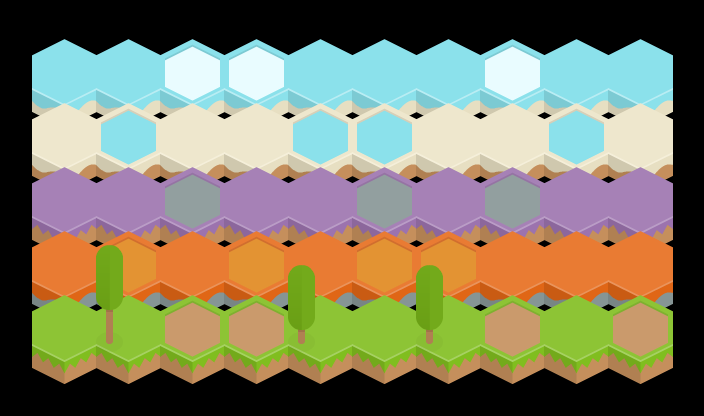

This is a level from a 2D game, rendered from its Tiled map with the project's own tilesets. A one-line summary and the map file follow, with tile-layer data summarised:
An orthogonal 22x13 tile map with 32x32 px tiles, 3 tile layers (FondoBloques, Trampas/Escaleras, ArbolesDelanteros), 12 tilesets and 44 objects.

<map version="1.4" tiledversion="1.4.3" orientation="orthogonal" renderorder="right-down" width="22" height="13" tilewidth="32" tileheight="32" infinite="0" nextlayerid="5" nextobjectid="57">
 <tileset firstgid="1" source="../ResouceMaps/tileGrass.tsx" />
 <tileset firstgid="2" source="../ResouceMaps/tileLava.tsx" />
 <tileset firstgid="3" source="../ResouceMaps/tileMagic.tsx" />
 <tileset firstgid="4" source="../ResouceMaps/tileSand.tsx" />
 <tileset firstgid="5" source="../ResouceMaps/tileWater.tsx" />
 <tileset firstgid="6" source="../ResouceMaps/tileDirt_tile.tsx" />
 <tileset firstgid="7" source="../ResouceMaps/tileAutumn_tile.tsx" />
 <tileset firstgid="8" source="../ResouceMaps/tileSnow_tile.tsx" />
 <tileset firstgid="9" source="../ResouceMaps/tileRock_tile.tsx" />
 <tileset firstgid="10" source="../ResouceMaps/tileWater_tile.tsx" />
 <tileset firstgid="11" source="../ResouceMaps/treeGreen_high.tsx" />
 <tileset firstgid="12" source="../ResouceMaps/treeGreen_low.tsx" />
 <layer id="1" name="FondoBloques" width="22" height="13">
  <data>[286 cells, 50 non-empty, 5 distinct tile ids]</data>
 </layer>
 <layer id="3" name="Trampas/Escaleras" width="22" height="13">
  <data>[286 cells, 18 non-empty, 5 distinct tile ids]</data>
 </layer>
 <layer id="4" name="ArbolesDelanteros" width="22" height="13">
  <data>[286 cells, 3 non-empty, 2 distinct tile ids]</data>
 </layer>
 <objectgroup id="2" name="Collisions">
  <object id="8" x="31.5" y="311.5">
   <polyline points="0,0 -0.5,33 32,49.5 64,35 95.5,50 127.5,33.5 160,50 193,34 225.167,49.5 256.833,34.5 287.833,50.8333 321.833,34.8333 351.167,49.8333 384.5,34.5 417.167,50.8333 449.167,33.5 479.833,49.8333 512.833,33.5 544.833,49.5 576.833,34.1667 607.833,49.5 641.167,34.1667" />
  </object>
  <object id="9" x="31.6667" y="311.333">
   <polyline points="0,0 31.6667,-16 64.6667,-1.66667 93,-15.3333 96.6667,-16.3333 100.333,-14 127.333,-0.666667 160.667,-15 191.333,-1 223.667,-16 255.667,-0.666667 288,-16.3333 319.667,-0.333333 352.333,-15.6667 384,-1.33333 416.333,-16.3333 448.667,-1.33333 480.667,-16.6667 512.333,-1.33333 544.333,-16 576.667,-0.666667" />
  </object>
  <object id="10" x="672.333" y="344.667">
   <polyline points="0,0 0.333333,-98 -31.6667,-113.667 -64.3333,-97.6667 -95.6667,-113.667 -127.667,-98.3333 -161,-114 -192,-99 -224,-113.667 -256.333,-99 -288.333,-113.667 -320.333,-99 -351.667,-114 -384.333,-99 -416,-115 -448,-98.3333 -480.333,-113.667 -512.333,-99 -544.333,-113.333 -575.667,-98.6667" />
  </object>
  <object id="11" x="31.3333" y="247">
   <polyline points="0,0 0.333333,33.6667 29.6667,49" />
  </object>
  <object id="12" x="66.3333" y="296">
   <polyline points="0,0 29.6667,-14.6667 58,-0.333333" />
  </object>
  <object id="13" x="131" y="295.667">
   <polyline points="0,0 29.6667,-14.6667 58.6667,0" />
  </object>
  <object id="14" x="194.667" y="295.667">
   <polyline points="0,0 29.3333,-14 57,0.333333" />
  </object>
  <object id="15" x="259.333" y="296.333">
   <polyline points="0,0 29,-14.3333 56.6667,0" />
  </object>
  <object id="16" x="323.333" y="297">
   <polyline points="0,0 28,-15 57.3333,-0.333333" />
  </object>
  <object id="17" x="387.333" y="296.333">
   <polyline points="0,0 29,-14.6667 57.6667,0" />
  </object>
  <object id="18" x="450.667" y="296.667">
   <polyline points="0,0 29.3333,-15 58,-1" />
  </object>
  <object id="19" x="515" y="295.333">
   <polyline points="0,0 29.6667,-13 58.3333,1" />
  </object>
  <object id="20" x="579.333" y="296">
   <polyline points="0,0 29,-14.3333 28.6667,12.6667" />
  </object>
  <object id="21" x="31.5" y="247.5">
   <polyline points="0,0 0.5,-66 31.5,-80.5 63,-63.5 96.75,-80.5 128.75,-64 161.25,-80.5 192.25,-64.75 224.5,-80.5 256,-65 289,-80.5 320.5,-64.5 352.25,-80 383.75,-65.25 416.5,-80.25 448.25,-64.75 481,-79.75 512.25,-64.5 544.75,-80.5 576.75,-65.5" />
  </object>
  <object id="22" x="673" y="119.25">
   <polyline points="0,0 -0.25,96.75 -29.75,112.75" />
  </object>
  <object id="23" x="638" y="232.25">
   <polyline points="0,0 -29.5,-15 -59.25,0" />
  </object>
  <object id="24" x="574" y="232">
   <polyline points="0,0 -29.75,-15 -59.75,0" />
  </object>
  <object id="25" x="508.25" y="231.75">
   <polyline points="0,0 -28.75,-14.5 -57.25,0.25" />
  </object>
  <object id="26" x="445.25" y="232">
   <polyline points="0,0 -28.5,-14.25 -57.75,-0.25" />
  </object>
  <object id="27" x="381" y="231.5">
   <polyline points="0,0 -28.75,-14.75 -56.75,-0.25" />
  </object>
  <object id="28" x="318.25" y="231.75">
   <polyline points="0,0 -30,-14.25 -58.25,0" />
  </object>
  <object id="29" x="251.5" y="230.75">
   <polyline points="0,0 -28,-13.25 -55.75,1" />
  </object>
  <object id="30" x="190.25" y="231.25">
   <polyline points="0,0 -29.5,-13.5 -59,0.75 -58.25,0.75" />
  </object>
  <object id="31" x="124.25" y="231.5">
   <polyline points="0,0 -28,-14.75 -28.25,14.5" />
  </object>
  <object id="32" x="672.333" y="118.667">
   <polyline points="0,0 -33,-15.6667 -64.3333,0.333333 -96.3333,-15 -128.667,-0.333333 -160.333,-15.7576 -191.424,0.606061 -223.97,-14.8485 -255.97,0.969697 -287.97,-15.0303 -319.97,0.787879 -352.152,-14.8485 -384.152,-0.484848 -416.333,-15.9394 -447.97,-0.121212 -479.97,-15.7576 -511.97,0.242424 -544.152,-15.2121 -576.152,-0.30303" />
  </object>
  <object id="33" x="32.1818" y="55.4545">
   <polyline points="0,0 0.0681818,97.0455 28.0682,111.795" />
  </object>
  <object id="34" x="65.75" y="167.75">
   <polyline points="0,0 30.5,-14 59,-0.25" />
  </object>
  <object id="35" x="132" y="168">
   <polyline points="0,0 27.75,-14.5 57,0" />
  </object>
  <object id="36" x="196.5" y="167.5">
   <polyline points="0,0 27.75,-14 57,0.75" />
  </object>
  <object id="37" x="260.25" y="166.75">
   <polyline points="0,0 27.25,-13.25 56,1.25" />
  </object>
  <object id="40" x="323.5" y="167.75">
   <polyline points="0,0 29,-14 57.75,0" />
  </object>
  <object id="41" x="387.25" y="168">
   <polyline points="0,0 29.5,-13.75 58.75,0" />
  </object>
  <object id="42" x="450.75" y="168.25">
   <polyline points="0,0 28.75,-14.25 60,0.25" />
  </object>
  <object id="43" x="515" y="167.75">
   <polyline points="0,0 28.5,-14.5 58,0" />
  </object>
  <object id="45" x="577.75" y="168">
   <polyline points="0,0 30.25,-13.75 30.25,13.5" />
  </object>
  <object id="46" x="33" y="55.6667">
   <polyline points="0,0 31,-15.6667 63,-1 95.6667,-16.6667 126.667,-1.33333 159.667,-17 190,-1.33333 222.667,-17.3333 254.333,-1.33333 287,-16.3333 318.667,-1 350.667,-17 382.333,-0.666667 414.667,-16.6667 446.667,-1.66667 478.667,-17.3333 510.333,-1 542.667,-16.6667 575.333,-1 606.667,-17 638.333,-2.33333" />
  </object>
  <object id="47" x="671.333" y="89">
   <polyline points="0,0 -31.3333,14.3333 -64,0 -94,14.6667 -127.333,0.333333 -156,13.6667" />
  </object>
  <object id="48" x="508.667" y="103.667">
   <polyline points="0,0 -28.3333,-13.6667 -57.3333,0.333333" />
  </object>
  <object id="49" x="447" y="104">
   <polyline points="0,0 -30.6667,-14.6667 -59.6667,-0.666667" />
  </object>
  <object id="50" x="381.333" y="103.667">
   <polyline points="0,0 -29,-14.3333 -58.6667,0" />
  </object>
  <object id="51" x="317" y="104.333">
   <polyline points="0,0 -29,-15.3333 -57.6667,-0.333333" />
  </object>
  <object id="52" x="252" y="103.667">
   <polyline points="0,0 -27.3333,-14.3333 -57.3333,-0.666667" />
  </object>
  <object id="55" x="189.333" y="103.667">
   <polyline points="0,0 -28.6667,-14.3333 -57.6667,0" />
  </object>
  <object id="56" x="126.333" y="104">
   <polyline points="0,0 -29.3333,-15.3333 -29.6667,14" />
  </object>
 </objectgroup>
</map>
